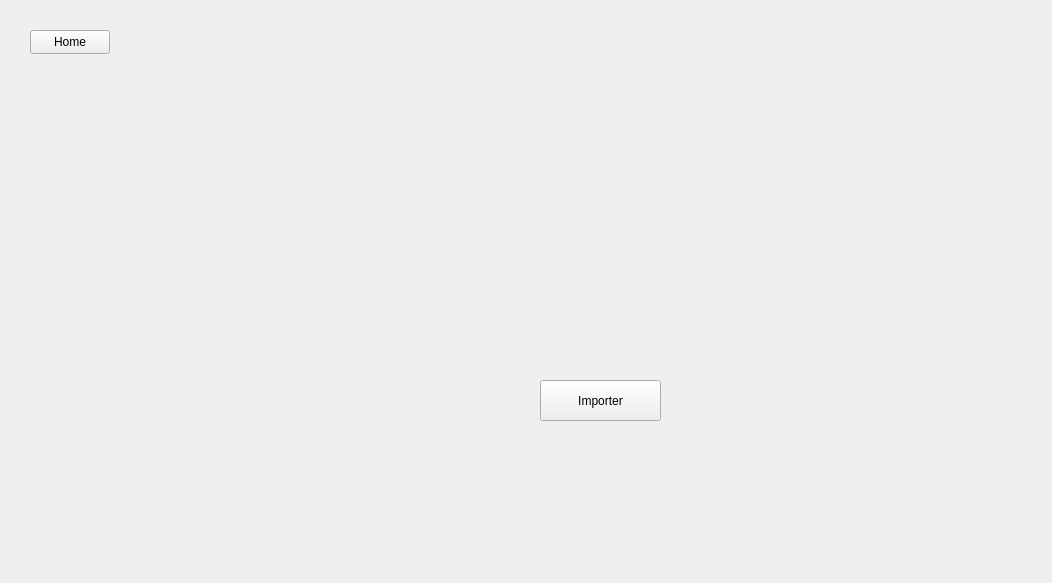
<?xml version="1.0" encoding="UTF-8"?>
<ui version="4.0">
 <class>ImportWindow</class>
 <widget class="QWidget" name="ImportWindow">
  <property name="geometry">
   <rect>
    <x>0</x>
    <y>0</y>
    <width>1052</width>
    <height>583</height>
   </rect>
  </property>
  <property name="windowTitle">
   <string>Form</string>
  </property>
  <widget class="QStackedWidget" name="stackedWidget">
   <property name="geometry">
    <rect>
     <x>40</x>
     <y>90</y>
     <width>961</width>
     <height>391</height>
    </rect>
   </property>
   <property name="currentIndex">
    <number>1</number>
   </property>
   <widget class="QWidget" name="m_importJSON">
    <widget class="QPushButton" name="importer_2">
     <property name="geometry">
      <rect>
       <x>520</x>
       <y>410</y>
       <width>121</width>
       <height>41</height>
      </rect>
     </property>
     <property name="text">
      <string>Importer</string>
     </property>
    </widget>
    <widget class="QLabel" name="dropLabel_2">
     <property name="geometry">
      <rect>
       <x>410</x>
       <y>170</y>
       <width>361</width>
       <height>201</height>
      </rect>
     </property>
     <property name="mouseTracking">
      <bool>true</bool>
     </property>
     <property name="acceptDrops">
      <bool>true</bool>
     </property>
     <property name="text">
      <string/>
     </property>
     <property name="alignment">
      <set>Qt::AlignmentFlag::AlignCenter</set>
     </property>
    </widget>
   </widget>
   <widget class="QWidget" name="l_importXLSX">
    <widget class="QLabel" name="dropLabel">
     <property name="geometry">
      <rect>
       <x>390</x>
       <y>50</y>
       <width>361</width>
       <height>201</height>
      </rect>
     </property>
     <property name="mouseTracking">
      <bool>true</bool>
     </property>
     <property name="acceptDrops">
      <bool>true</bool>
     </property>
     <property name="text">
      <string/>
     </property>
     <property name="alignment">
      <set>Qt::AlignmentFlag::AlignCenter</set>
     </property>
    </widget>
    <widget class="QPushButton" name="importer">
     <property name="geometry">
      <rect>
       <x>500</x>
       <y>290</y>
       <width>121</width>
       <height>41</height>
      </rect>
     </property>
     <property name="text">
      <string>Importer</string>
     </property>
    </widget>
   </widget>
  </widget>
  <widget class="QPushButton" name="home">
   <property name="geometry">
    <rect>
     <x>30</x>
     <y>30</y>
     <width>80</width>
     <height>24</height>
    </rect>
   </property>
   <property name="text">
    <string>Home</string>
   </property>
  </widget>
 </widget>
 <resources/>
 <connections/>
</ui>
